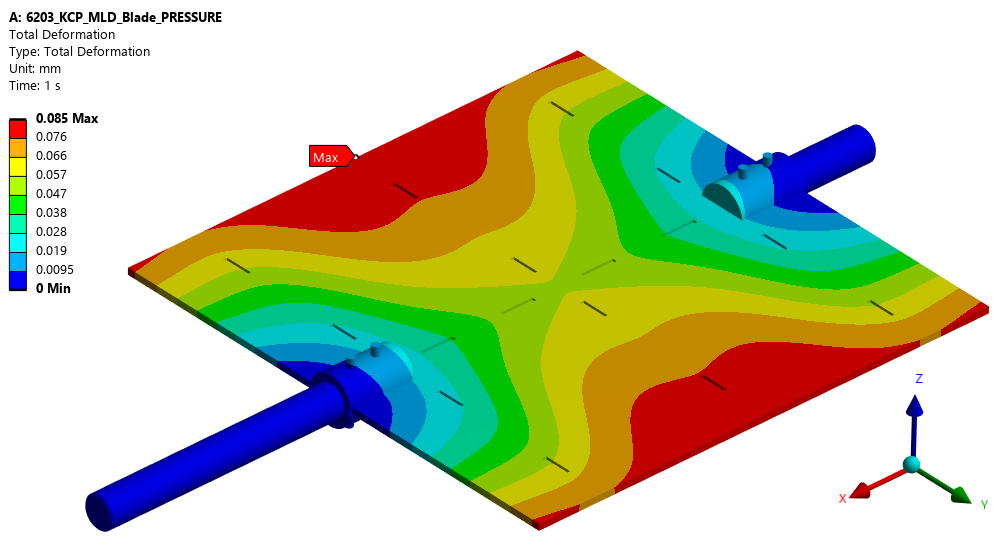
#> input picture FEA_Report_Maker_v3.0.1/examples/image-1.png, 1005 x 553 px
$ python -i insets.py   (imports and definitions only)
#> lines starting #> are read from the running program, lines starting #| are printed output that depends on the picture; after the words box and inside, x2 and y2 are one past the last pixel; in counts of white or black regions, pixels touching at a corner belong together
#> further down, picture is the input picture: PIL image 1005x553 RGBA; mean R, G, B, A 194.4, 201.9, 167.2, 255
# -*- coding: utf-8 -*-
"""
insets.py  -  looking at a picture (pixels only, offline, numpy + Pillow):

    contour_stats(img)   is this a colour-contour result picture?  (hue families of the rainbow scale + how they touch)
    find_max_tag(img)    where is the red "Max" flag that ANSYS draws on a result plot?
    content_mask(img)    which parts of a picture are drawn (model, text, legend) and which are empty background?
    plan_panel(...)      where do the smaller pictures (zoomed view, cut section) fit ON THE SAME SLIDE as the full view?

Used by the analyzer (a stress picture without legend is not a geometry picture) and by the report engine (zoomed / section
views are placed on the slide of their full view, in the free room, with a red box on the full view and an arrow).
"""
from __future__ import annotations

import numpy as np
from PIL import Image

# hue families of the ANSYS rainbow scale (degrees) - in scale order, so neighbours in the list are neighbours on the scale
FAMILIES = (("red", (345, 360)), ("red", (0, 15)), ("orange", (15, 42)), ("yellow", (42, 72)),
            ("green", (72, 160)), ("cyan", (160, 200)), ("blue", (200, 265)))
FAM_NAMES = ("red", "orange", "yellow", "green", "cyan", "blue")


def _small(img: Image.Image, side: int = 640) -> Image.Image:
#> called with side = 640
    img = img.convert("RGB")
    if max(img.size) > side:
        k = side / max(img.size)
#> k = 0.637
        img = img.resize((max(1, round(img.width * k)), max(1, round(img.height * k))), Image.BILINEAR)
#> img: PIL image 640x352 RGB
    return img


# ═════════════════════════════════════════════ is it a colour-contour picture? ═════════════════════════════════════════════
def contour_stats(img: Image.Image) -> dict:
    """A contour plot (stress, deformation, ...) shows the rainbow scale: several hue families, and where two colours touch
    they are NEIGHBOURS on the scale (blue-cyan, cyan-green, green-yellow ...).  A multi-coloured CAD model touches in any
    order; a set-up picture has two or three flat colours; plain geometry and mesh pictures have almost no saturated colour."""
    im = _small(img)
    arr = np.asarray(im)
    hsv = np.asarray(im.convert("HSV")).astype(np.int32)
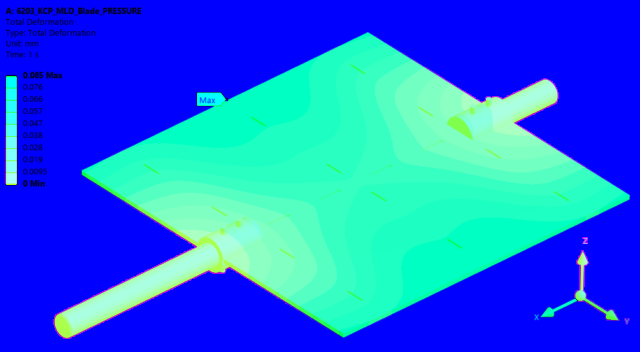
#> hsv: shape (352, 640, 3) int32; mean R, G, B 28.5, 105.8, 226.9
    H, W = hsv.shape[:2]
#> H = 352; W = 640
    deg = hsv[..., 0] * 360.0 / 255.0
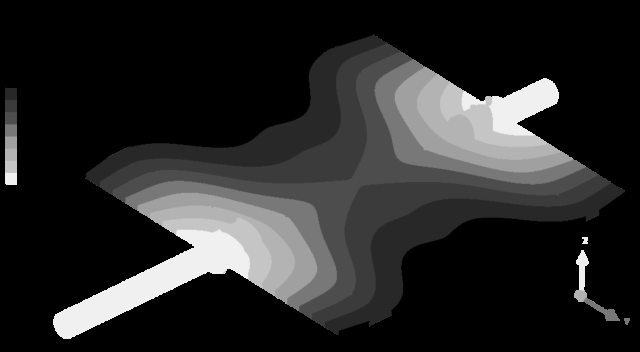
#> deg: shape (352, 640) float64; min 0, max 240, mean 40.2
    sat = (hsv[..., 1] >= 140) & (hsv[..., 2] >= 77)
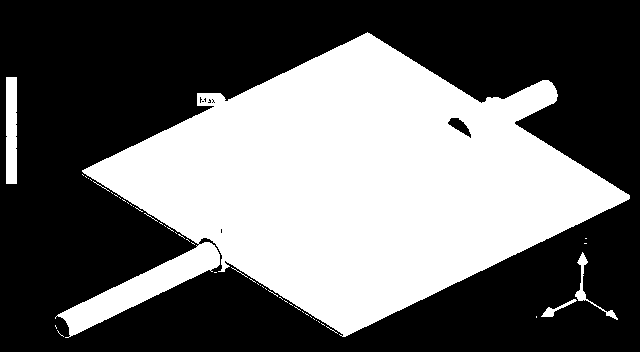
#> sat: shape (352, 640) bool; 40.9% white; 50 white regions (46 under 20 px), largest, box (x1, y1, x2, y2) and area: (55, 32, 630, 338) 90349, (6, 77, 17, 184) 1172, (575, 252, 618, 320) 342, (541, 299, 577, 317) 161
    n_sat = int(sat.sum())
#> n_sat = 92230
    lab = np.full((H, W), -1, dtype=np.int8)                      # family index per pixel (-1 = not saturated)
    fam = {k: 0 for k in FAM_NAMES}
    if n_sat:
        for name, (a, b) in FAMILIES:
            m = sat & (deg >= a) & (deg < b)
            lab[m] = FAM_NAMES.index(name)
            fam[name] += int(m.sum())
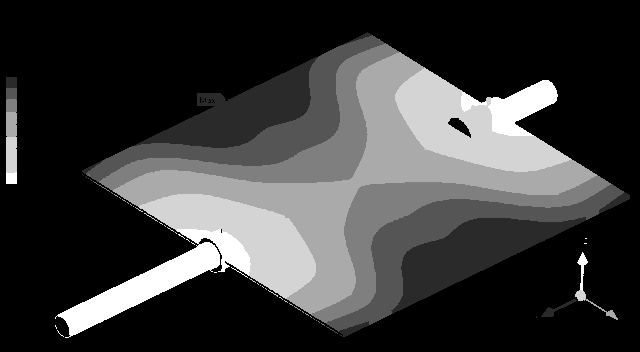
#> lab: shape (352, 640) int8; min -1, max 5, mean 0.381; drawn with min black and max white
#> after the loop, fam = {'red': 14468, 'orange': 15751, 'yellow': 15887, 'green': 21527, 'cyan': 16237, 'blue': 8360}
    floor = max(0.025 * n_sat, 0.0006 * W * H)
#> floor = 2305.8
    present = [k for k in FAM_NAMES if fam[k] >= floor]
#> present = ['red', 'orange', 'yellow', 'green', 'cyan', 'blue']
    # how do different families touch?  count horizontal + vertical neighbour pairs of different families
    adj = non = 0
    if len(present) >= 2:
        for l1, l2 in ((lab[:, :-1], lab[:, 1:]), (lab[:-1, :], lab[1:, :])):
            both = (l1 >= 0) & (l2 >= 0) & (l1 != l2)
            if both.any():
                d = np.abs(l1[both].astype(np.int16) - l2[both].astype(np.int16))
                # red (0) and blue (5) are far apart on the scale; red(0)-orange(1) ... cyan(4)-blue(5) are neighbours
                adj += int((d == 1).sum())
                non += int((d >= 2).sum())
#> this loop made 2 passes
#> (adj, non) on passes 1 to 2: (1292, 0), (3626, 0)
#> pass 1, in contour_stats, `both = (l1 >= 0) & (l2 >= 0) & (l1 != l2)`:
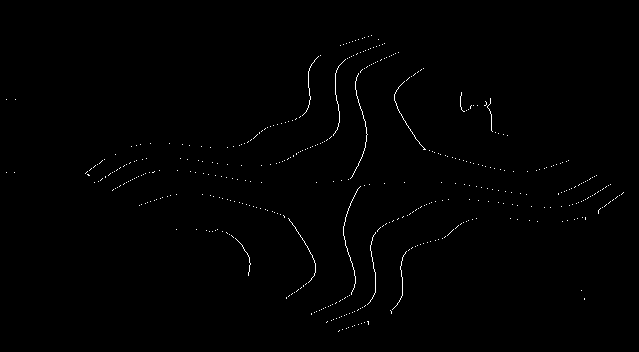
#> both: shape (352, 639) bool; 0.57% white in thin lines or dots, all inside (x1, y1, x2, y2) = (6, 35, 624, 332)
#> pass 2, in contour_stats, `both = (l1 >= 0) & (l2 >= 0) & (l1 != l2)`:
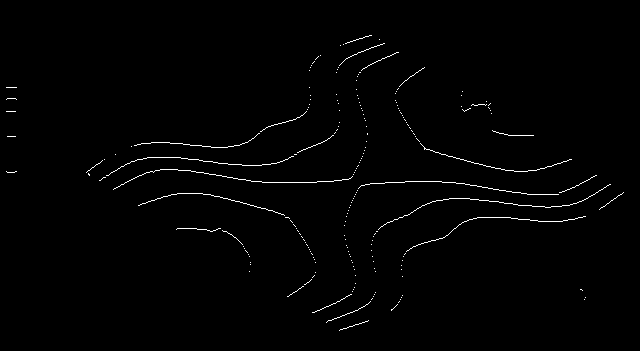
#> both: shape (351, 640) bool; 1% white in thin lines or dots, all inside (x1, y1, x2, y2) = (6, 35, 624, 331)
#> after the loop, adj = 3626; non = 0
    nonbg = (255 - arr.min(axis=2)) > 28
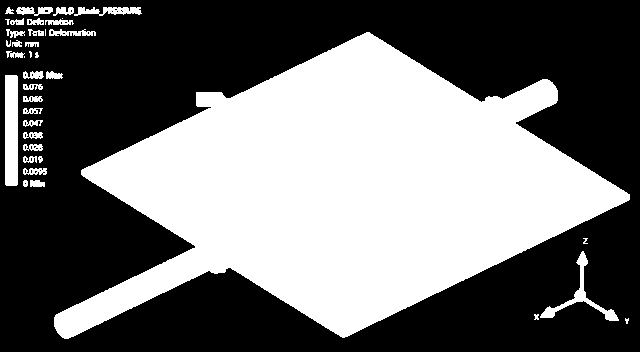
#> nonbg: shape (352, 640) bool; 43.5% white; 39 white regions (8 under 20 px), largest, box (x1, y1, x2, y2) and area: (54, 32, 630, 339) 92975, (5, 75, 18, 186) 1440, (540, 251, 619, 321) 783
    return {"n_fam": len(present), "families": present, "sat_frac": n_sat / float(W * H),
            "sat_of_content": n_sat / max(1, int(nonbg.sum())), "content_frac": float(nonbg.mean()),
            "adjacent": (adj / float(adj + non)) if (adj + non) else 0.0, "pairs": adj + non, "counts": fam}


# [259 lines left out: functions is_contour_picture, _components, find_max_tag, content_mask, _grow, _integral and 2 more, not called in this run]

>>> from PIL import Image
>>> picture = Image.open('../examples/image-1.png')
>>> result = contour_stats(picture)
#> result = 8 items

$ run again, on FEA_Report_Maker_v3.0.1/examples/image-2.png
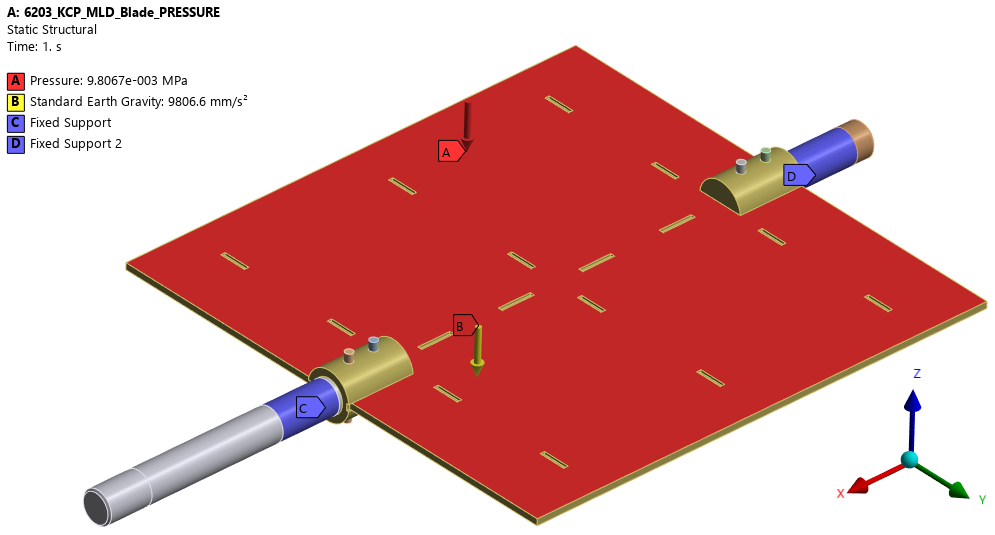
#> input picture FEA_Report_Maker_v3.0.1/examples/image-2.png, 995 x 535 px
#> picture is the input picture: PIL image 995x535 RGBA; mean R, G, B, A 223.4, 166.7, 165.8, 255
#> sat: shape (344, 640) bool; 38% white; 12 white regions (3 under 20 px), largest, box (x1, y1, x2, y2) and area: (82, 30, 634, 334) 80960, (172, 244, 217, 282) 882, (505, 92, 551, 119) 608
#> n_sat = 83692
#> after the loop in contour_stats, `for name, (a, b) in FAMILIES:`:
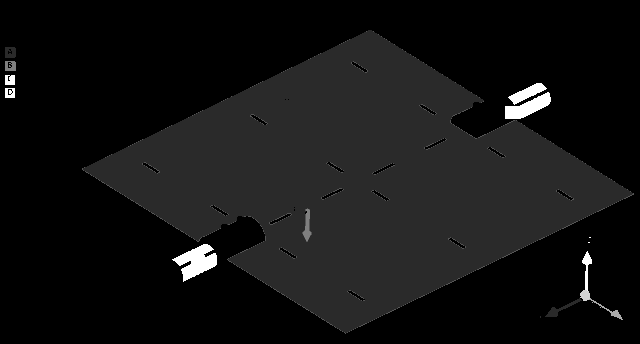
#> lab: shape (344, 640) int8; min -1, max 5, mean -0.561; drawn with min black and max white
#> after the loop in contour_stats, `for name, (a, b) in FAMILIES:`: fam = {'red': 80046, 'orange': 1056, 'yellow': 225, 'green': 103, 'cyan': 86, 'blue': 2176}
#> floor = 2092.3
#> present = ['red', 'blue']
#> the loop in contour_stats, `for l1, l2 in ((lab[:, :-1], lab[:, 1:]), (lab[:-1, :], lab[1:, :])):` made 2 passes
#> (adj, non) on passes 1 to 2: (951, 20), (2006, 22)
#> after the loop in contour_stats, `for l1, l2 in ((lab[:, :-1], lab[:, 1:]), (lab[:-1, :], lab[1:, :])):`: adj = 2006; non = 22
#> in contour_stats, `nonbg = (255 - arr.min(axis=2)) > 28`:
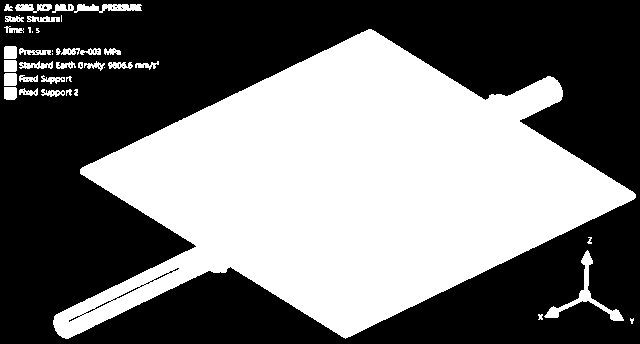
#> nonbg: shape (344, 640) bool; 44.8% white; 41 white regions (9 under 20 px), largest, box (x1, y1, x2, y2) and area: (53, 29, 636, 339) 94494, (544, 250, 624, 321) 813, (74, 4, 142, 13) 388
#> result = 8 items

$ run again, on FEA_Report_Maker_v3.0.1/examples/image-3.png
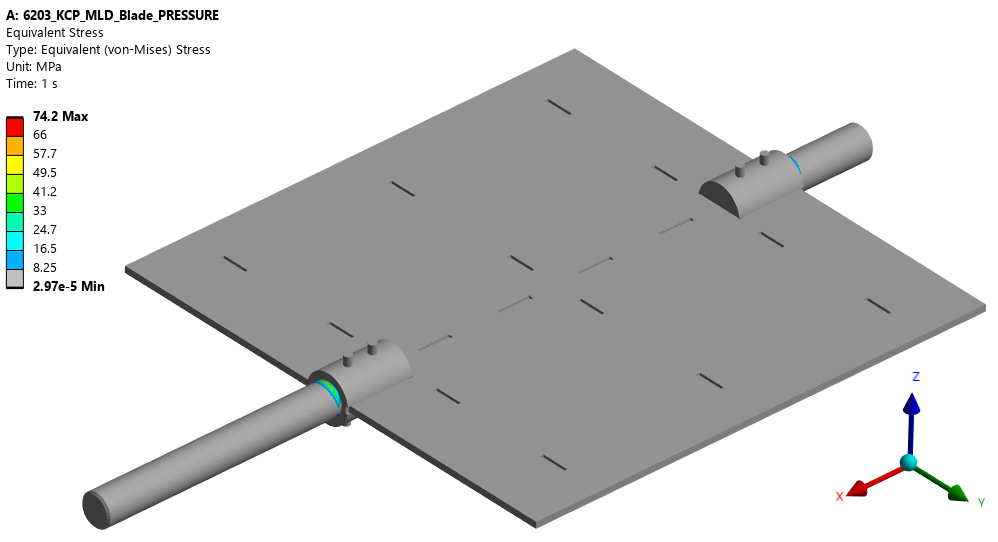
#> input picture FEA_Report_Maker_v3.0.1/examples/image-3.png, 998 x 542 px
#> picture is the input picture: PIL image 998x542 RGBA; mean R, G, B, A 205.5, 206, 205.5, 255
#> in contour_stats, `sat = (hsv[..., 1] >= 140) & (hsv[..., 2] >= 77)`:
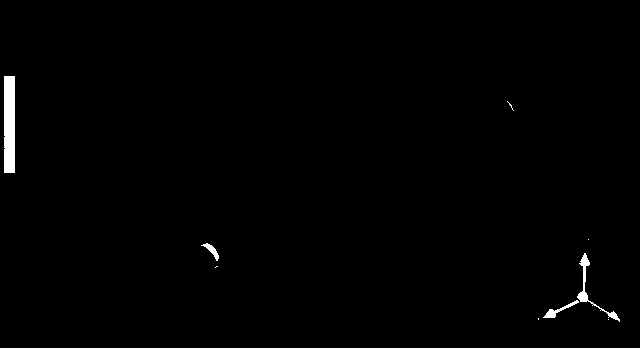
#> sat: shape (348, 640) bool; 0.76% white; 9 white regions (5 under 20 px), largest, box (x1, y1, x2, y2) and area: (4, 76, 15, 173) 1065, (577, 253, 620, 322) 344, (543, 300, 579, 318) 156, (201, 243, 219, 261) 106
#> n_sat = 1690
#> after the loop in contour_stats, `for name, (a, b) in FAMILIES:`: fam = {'red': 280, 'orange': 131, 'yellow': 143, 'green': 413, 'cyan': 569, 'blue': 154}
#> floor = 133.6
#> present = ['red', 'yellow', 'green', 'cyan', 'blue']
#> the loop in contour_stats, `for l1, l2 in ((lab[:, :-1], lab[:, 1:]), (lab[:-1, :], lab[1:, :])):` made 2 passes
#> (adj, non) on passes 1 to 2: (29, 0), (96, 0)
#> after the loop in contour_stats, `for l1, l2 in ((lab[:, :-1], lab[:, 1:]), (lab[:-1, :], lab[1:, :])):`: adj = 96; non = 0
#> in contour_stats, `nonbg = (255 - arr.min(axis=2)) > 28`:
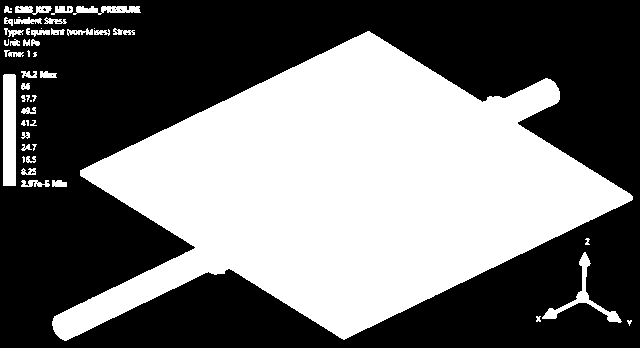
#> nonbg: shape (348, 640) bool; 44.3% white; 51 white regions (14 under 20 px), largest, box (x1, y1, x2, y2) and area: (52, 31, 633, 341) 93741, (3, 74, 16, 186) 1454, (542, 252, 622, 323) 801
#> result = 8 items

$ run again, on FEA_Report_Maker_v3.0.1/examples/image-4.png
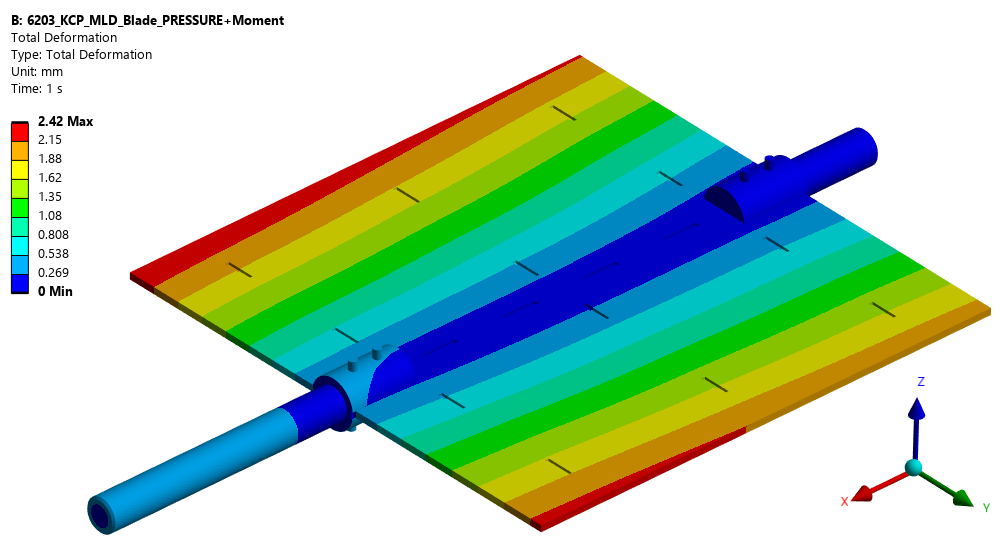
#> input picture FEA_Report_Maker_v3.0.1/examples/image-4.png, 1006 x 556 px
#> picture is the input picture: PIL image 1006x556 RGBA; mean R, G, B, A 175.9, 206.9, 186.3, 255
#> sat: shape (354, 640) bool; 40.3% white; 56 white regions (52 under 20 px), largest, box (x1, y1, x2, y2) and area: (57, 35, 630, 339) 89445, (7, 79, 18, 186) 1174, (576, 254, 619, 322) 339, (542, 301, 578, 319) 160
#> n_sat = 91317
#> after the loop in contour_stats, `for name, (a, b) in FAMILIES:`: fam = {'red': 4072, 'orange': 9662, 'yellow': 10758, 'green': 20819, 'cyan': 33495, 'blue': 12511}
#> floor = 2282.9
#> present = ['red', 'orange', 'yellow', 'green', 'cyan', 'blue']
#> the loop in contour_stats, `for l1, l2 in ((lab[:, :-1], lab[:, 1:]), (lab[:-1, :], lab[1:, :])):` made 2 passes
#> (adj, non) on passes 1 to 2: (1409, 0), (4176, 0)
#> after the loop in contour_stats, `for l1, l2 in ((lab[:, :-1], lab[:, 1:]), (lab[:-1, :], lab[1:, :])):`: adj = 4176; non = 0
#> in contour_stats, `nonbg = (255 - arr.min(axis=2)) > 28`:
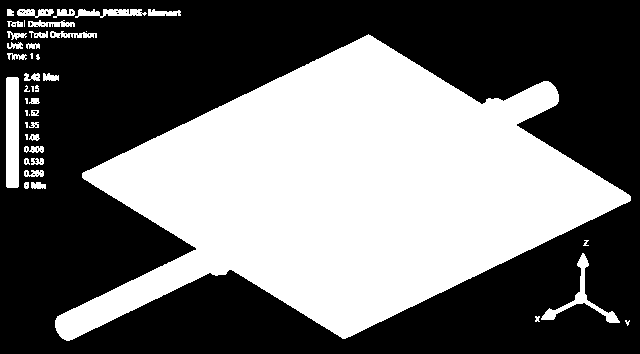
#> nonbg: shape (354, 640) bool; 42.8% white; 43 white regions (12 under 20 px), largest, box (x1, y1, x2, y2) and area: (55, 34, 631, 341) 91975, (6, 77, 19, 188) 1439, (541, 253, 620, 323) 797
#> result = 8 items
